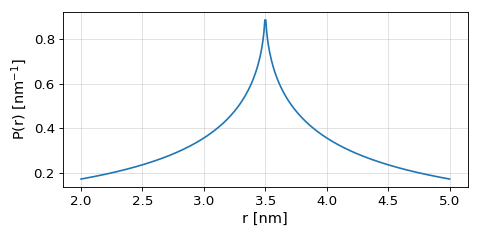

The script that drew this image:
import deerlab as dl
import matplotlib.pyplot as plt
import numpy as np
model = dl.dd_gengauss
r = np.linspace(2,5,400)
info = model()
par0 = info['Start']
P = model(r,par0)
plt.figure(figsize=[6,3])
plt.plot(r,P)
plt.xlabel('r [nm]',fontsize=13)
plt.ylabel('P(r) [nm$^{-1}$]',fontsize=13)
plt.grid(alpha=0.4)
plt.tick_params(labelsize=12)
plt.tick_params(labelsize=12)
plt.tight_layout()
